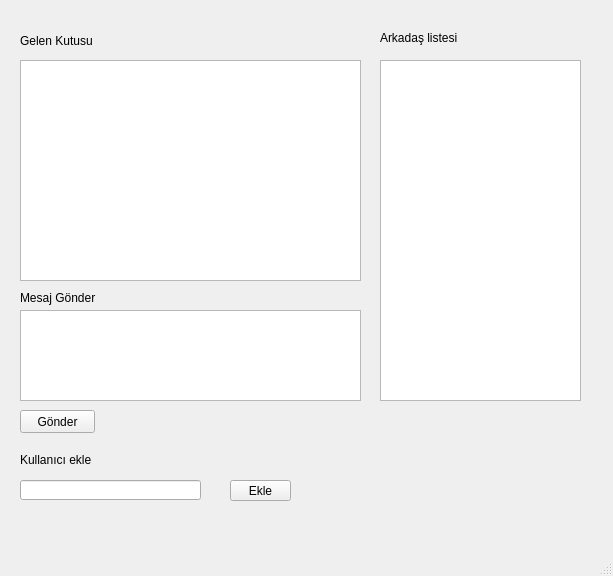
<?xml version="1.0" encoding="UTF-8"?>
<ui version="4.0">
 <class>MainWindowAnaMenu</class>
 <widget class="QMainWindow" name="MainWindowAnaMenu">
  <property name="geometry">
   <rect>
    <x>0</x>
    <y>0</y>
    <width>613</width>
    <height>576</height>
   </rect>
  </property>
  <property name="windowTitle">
   <string>ANA MENÜ</string>
  </property>
  <widget class="QWidget" name="centralwidget">
   <widget class="QLabel" name="label">
    <property name="geometry">
     <rect>
      <x>20</x>
      <y>30</y>
      <width>81</width>
      <height>21</height>
     </rect>
    </property>
    <property name="text">
     <string>Gelen Kutusu</string>
    </property>
   </widget>
   <widget class="QLabel" name="label_2">
    <property name="geometry">
     <rect>
      <x>20</x>
      <y>290</y>
      <width>81</width>
      <height>16</height>
     </rect>
    </property>
    <property name="text">
     <string>Mesaj Gönder</string>
    </property>
   </widget>
   <widget class="QPushButton" name="btn_gonder">
    <property name="geometry">
     <rect>
      <x>20</x>
      <y>410</y>
      <width>75</width>
      <height>23</height>
     </rect>
    </property>
    <property name="text">
     <string>Gönder</string>
    </property>
   </widget>
   <widget class="QLineEdit" name="line_ekle">
    <property name="geometry">
     <rect>
      <x>20</x>
      <y>480</y>
      <width>181</width>
      <height>20</height>
     </rect>
    </property>
   </widget>
   <widget class="QLabel" name="label_4">
    <property name="geometry">
     <rect>
      <x>20</x>
      <y>450</y>
      <width>221</width>
      <height>20</height>
     </rect>
    </property>
    <property name="text">
     <string>Kullanıcı ekle</string>
    </property>
   </widget>
   <widget class="QLabel" name="label_5">
    <property name="geometry">
     <rect>
      <x>380</x>
      <y>30</y>
      <width>81</width>
      <height>16</height>
     </rect>
    </property>
    <property name="text">
     <string>Arkadaş listesi</string>
    </property>
   </widget>
   <widget class="QTextBrowser" name="txt_gelenk">
    <property name="geometry">
     <rect>
      <x>20</x>
      <y>60</y>
      <width>341</width>
      <height>221</height>
     </rect>
    </property>
   </widget>
   <widget class="QPushButton" name="btn_add">
    <property name="geometry">
     <rect>
      <x>230</x>
      <y>480</y>
      <width>61</width>
      <height>21</height>
     </rect>
    </property>
    <property name="text">
     <string>Ekle</string>
    </property>
   </widget>
   <widget class="QLabel" name="lbl_message">
    <property name="geometry">
     <rect>
      <x>20</x>
      <y>510</y>
      <width>251</width>
      <height>21</height>
     </rect>
    </property>
    <property name="text">
     <string/>
    </property>
   </widget>
   <widget class="QListWidget" name="listarkadas">
    <property name="geometry">
     <rect>
      <x>380</x>
      <y>60</y>
      <width>201</width>
      <height>341</height>
     </rect>
    </property>
   </widget>
   <widget class="QPlainTextEdit" name="text_mesajgonder">
    <property name="geometry">
     <rect>
      <x>20</x>
      <y>310</y>
      <width>341</width>
      <height>91</height>
     </rect>
    </property>
   </widget>
  </widget>
  <widget class="QMenuBar" name="menubar">
   <property name="geometry">
    <rect>
     <x>0</x>
     <y>0</y>
     <width>613</width>
     <height>21</height>
    </rect>
   </property>
  </widget>
  <widget class="QStatusBar" name="statusbar"/>
 </widget>
 <tabstops>
  <tabstop>btn_gonder</tabstop>
  <tabstop>line_ekle</tabstop>
 </tabstops>
 <resources/>
 <connections/>
</ui>
